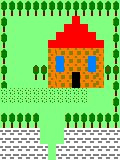

Rendered tile map (Tiled .tmx) drawn with the repository's tilesets; below, a short description and the full map source, tile grids included:
An orthogonal 15x20 tile map with 8x8 px tiles, 1 tile layer (Capa de Patrones 1).

<map version="1.0" tiledversion="2018.06.01" orientation="orthogonal" renderorder="right-down" width="15" height="20" tilewidth="8" tileheight="8" infinite="0" nextlayerid="2" nextobjectid="1">
 <tileset firstgid="1" name="tiles" tilewidth="8" tileheight="8" tilecount="45" columns="9">
  <image source="../../tiles.png" width="72" height="40" />
 </tileset>
 <layer id="1" name="Capa de Patrones 1" width="15" height="20">
  <data encoding="csv">
37,37,37,37,37,37,37,37,37,37,37,37,37,37,37,
38,38,38,38,38,38,38,38,38,38,38,38,38,38,38,
37,5,5,5,5,5,5,5,5,23,5,5,5,5,37,
38,5,5,5,5,5,5,5,23,23,23,5,5,5,38,
37,5,5,5,5,5,5,23,23,23,23,23,5,5,37,
38,5,5,5,5,5,23,23,23,23,23,23,23,5,38,
37,5,5,5,5,5,27,18,18,18,18,18,27,5,37,
38,5,5,5,5,5,27,21,18,18,18,21,27,5,38,
37,5,5,5,36,36,27,21,18,18,18,21,27,36,36,
38,5,5,5,38,38,27,18,18,9,18,18,27,38,38,
37,5,5,5,5,5,27,18,18,9,18,18,27,5,37,
8,8,8,8,8,8,8,8,8,8,8,5,5,5,38,
8,8,8,8,8,8,8,8,8,8,8,5,5,5,37,
5,5,5,5,5,5,5,5,5,5,5,5,5,5,38,
37,37,37,37,37,5,5,5,37,37,37,37,37,37,37,
38,38,38,38,38,5,5,5,38,38,38,38,38,38,38,
14,14,14,14,14,5,5,5,14,14,14,14,14,14,14,
14,14,14,14,14,5,5,5,14,14,14,14,14,14,14,
14,14,14,14,14,14,5,14,14,14,14,14,14,14,14,
14,14,14,14,14,14,5,14,14,14,14,14,14,14,14
</data>
 </layer>
</map>
